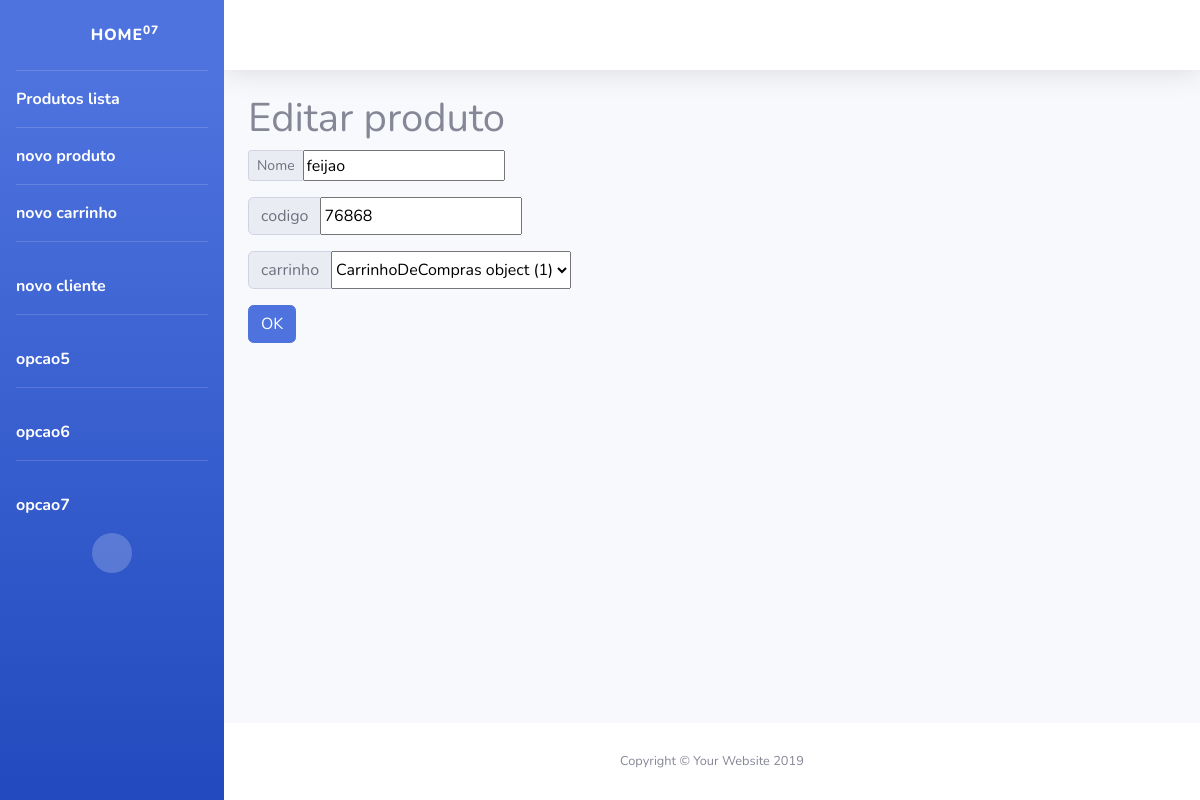
Screenshot of /primeira/produto/editar/9/ with the database file from the repository.
### primeira/models.py (models this page shows)
class Produto(models.Model):
    nome = models.CharField(max_length=50)
    codigo = models.IntegerField()
    carrinho = models.ForeignKey(CarrinhoDeCompras, on_delete=models.CASCADE)

### primeira/views.py (the view)
# urls.py: path('produto/editar/<int:id>/',views.editar),
def editar(request,id):
    if(request.method=='POST'):
        produto = Produto.objects.get(pk=id)
        form = ProdutoForm(request.POST ,instance = produto)
        if form.is_valid():
            form.save()
            return redirect('/primeira/produto/')
        else:
            return render(request,'produto/editar.html',{'form':form, 'id':id})
    else:
        produto = Produto.objects.get(pk=id)
        form = ProdutoForm(instance = produto)
        return render(request,'produto/editar.html',{'form':form,'id':id})

### primeira/forms.py
class ProdutoForm(ModelForm):
    class Meta():
        model = Produto
        fields = '__all__'

### primeira/templates/produto/editar.html (shortened to what this page needs)
{% extends "base.html" %}
{% block conteudo %}
{% load static %}
<link rel="stylesheet" href="{% static 'css/custom.css' %}">
<form action="/primeira/produto/editar/{{id}}/" method="POST">
    <h1>Editar produto</h1>
    <div class="input-group input-group-sm mb-3">
        <div class="input-group-prepend">
            <span class="input-group-text" for='{{form.nome.id_for_span}}' id="inputGroup-sizing-sm">Nome</span>
        </div>
        {{form.nome}}
    </div>
    <div class="input-group mb-3">
        <div class="input-group-prepend">
            <span class="input-group-text" for='{{form.codigo.id_for_span}}' id="inputGroup-sizing-default">codigo</span>
        </div>
        {{form.codigo}}
    </div>
    <div class="input-group mb-3">
        <div class="input-group-prepend">
            <span class="input-group-text" for='{{form.carrinho.id_for_span}}' id="inputGroup-sizing-default">carrinho</span>
        </div>
        {{form.carrinho}}
    </div>
    <div class="input-group mb-3">
        <button type="submit" class="btn btn-primary">OK</button>
    </div>
</form>
{% endblock %}

### primeira/static/css/custom.css (style rules this page uses)
form { width: 500px; height: 500px; }

### rows the page displays
Produto: nome "feijao", codigo "76868", carrinho "CarrinhoDeCompras object (1)"
